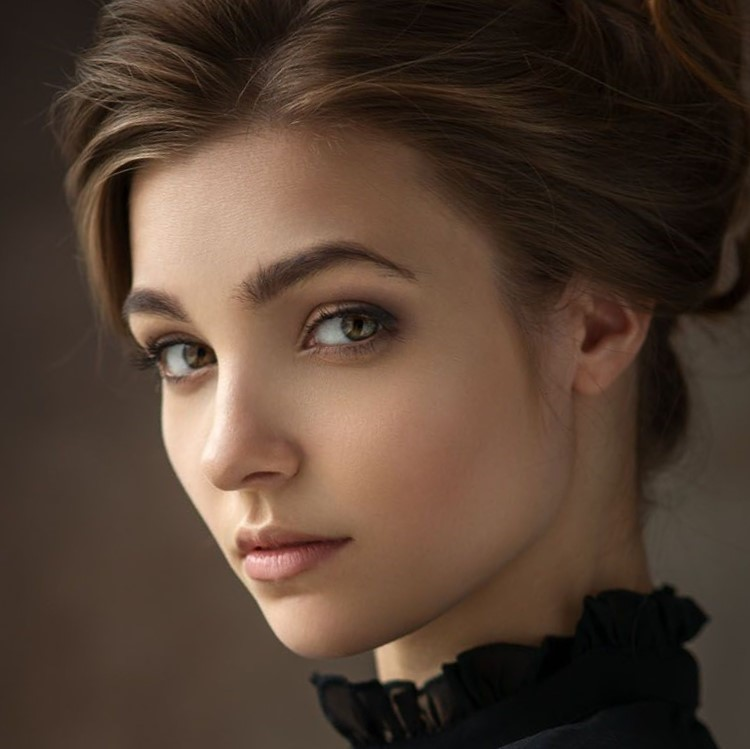
#> input picture pics/portrait.jpg, 750 x 749 px
$ python init.py   (older library calls are emulated)
#> lines starting #> are read from the running program, lines starting #| are printed output that depends on the picture; after the words box and inside, x2 and y2 are one past the last pixel; in counts of white or black regions, pixels touching at a corner belong together
import numpy as np
from PIL import Image, ImageDraw, ImageTk
import math

# for printing whole nparrays
import sys
np.set_printoptions(threshold=sys.maxsize)

image_path_in = 'pics/portrait.jpg'
image_path_out = 'pics/portrait_gr.jpg'

Rc = 25			# canvas radius in cm
t = 0.1			# thread weight in cm
m = 200			# number of pins
d_m = 0.2		# pin diameter
L_min = 1		# min pin to be connected, conn min length = 1 if all connections needed

Rcp = int(Rc / t)					# canvas radius in pixels
Z = 2 * Rcp							# number of pixels in diameter (resolution)
a = 360 / m							# angle step for pins in degrees
# N = 2 * m * (m - 2 * L_min + 1)		# number of all possible connections
N = int(m * (m - 2 * L_min + 1) / 2)

n = int(N * 0.1)					# number of executed connections

assert(Rc > 0)
assert(t > 0)
assert (m > 0)
assert(d_m > 0)
assert(0 <= n <= N)
assert(0 <= L_min <= m/2)

def get_coords(angle, Z):
	x = np.floor(Z/2 + (Z - 2)/2 * np.cos(np.radians(angle)))
	y = np.floor(Z/2 + (Z - 2)/2 * np.sin(np.radians(angle)))
	return np.array([x, y], dtype='int16')

def image_parse(image_path_in, image_path_out, Z):
	# load
#> called with image_path_in = 'pics/portrait.jpg', image_path_out = 'pics/portrait_gr.jpg', Z = 500
	image = Image.open(image_path_in)
#> image is the input picture: PIL image 750x749 RGB; mean R, G, B 82.2, 62.8, 49.8
	# square crop
	if image.size[0] < image.size[1]:
		side = image.size[0]
	else:
		side = image.size[1]
#> side = 749
	image.crop((image.size[0] / 2, image.size[1] / 2, side, side))
	# greyscale
	image = image.convert('L')
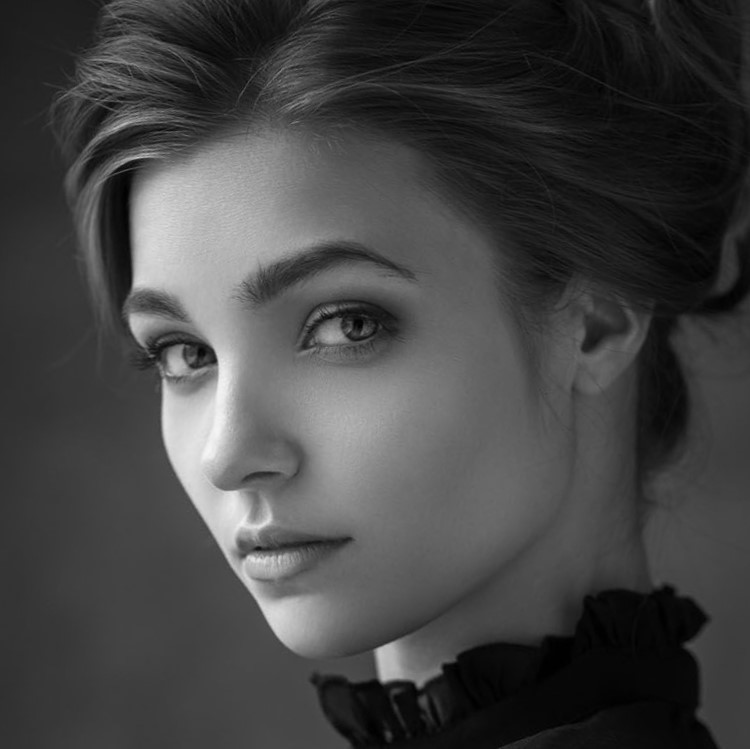
#> image: PIL image 750x749 L; min 0, max 246, mean 67.1
	nparr = np.array(image)
	min = np.amin(nparr)
#> min = 0
	max = np.amax(nparr)
#> max = 246
	nparr = np.rint((nparr - min) / (max - min) * 255).astype(np.uint8)
	image = Image.fromarray(nparr)
	# restore matching resolution
	image = image.resize((Z, Z), Image.ANTIALIAS)
#> image: PIL image 500x500 L
	# circle crop
	circlecrop = Image.new('L', [Z, Z], 255)
#> circlecrop: PIL image 500x500 L; every value is 255
	circle = ImageDraw.Draw(circlecrop)
	circle.pieslice([1, 1, Z - 1, Z - 1], 0, 360, fill=0)
	npcrop = np.array(circlecrop)
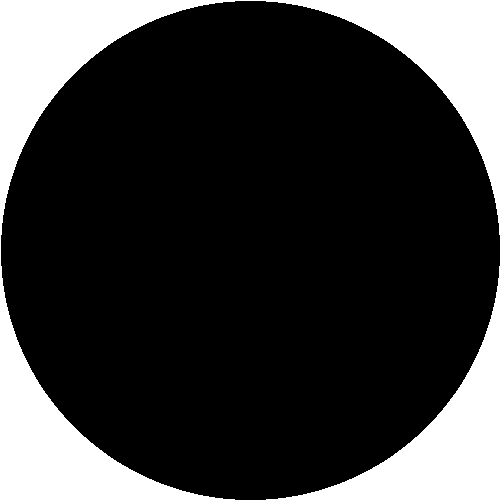
#> npcrop: shape (500, 500); 21.8% white; 2 white regions, box (x1, y1, x2, y2) and area: (0, 0, 500, 500) 41136, (266, 266, 500, 500) 13379
	img = np.asarray(image).copy()
	img[npcrop == 255] = 255
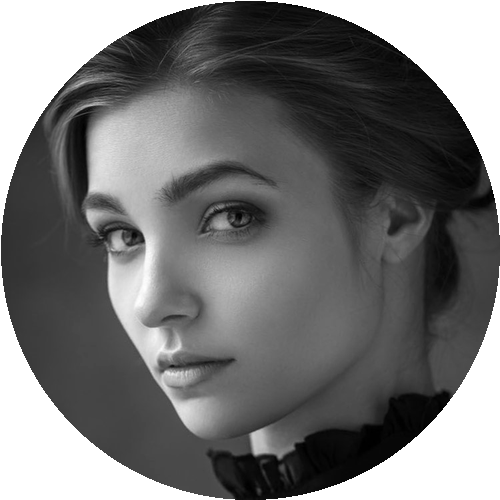
#> img: shape (500, 500); min 0, max 255, mean 116.3
	#save
	Image.fromarray(img).save(image_path_out)
	return img


pins = np.array([get_coords(a * i, Z) for i in range(m)])
print("pins: shape: ", pins.shape, " : ", pins.nbytes, " bytes")
# print(pins)

conns = np.zeros((N), dtype=np.uint8)		# 0 - not drawn, 1 - drawn, 2 - thrown away
# conns = np.random.choice(a=[0, 1, 2], size=(N), p=[0.99, 0.01])
print("conns: shape: ", conns.shape, " : ", conns.nbytes, " bytes")
# print(conns)

img = image_parse(image_path_in, image_path_out, Z)
print("img: shape: ", img.shape, " : ", img.nbytes, " bytes")
#| img: shape:  (500, 500)  :  250000  bytes
# print(img)
Image.fromarray(img).show(title="img")

res = np.full((Z, Z), 255, dtype=np.uint8)
print("res: shape: ", res.shape, " : ", res.nbytes, " bytes")
# print(res)

minerror = 255

sum = pins.nbytes + conns.nbytes + img.nbytes + res.nbytes
#> sum = 520700
print("\nsum: ", sum, " bytes")
#| sum:  520700  bytes

print ("maximum connection will be made: ", n)
